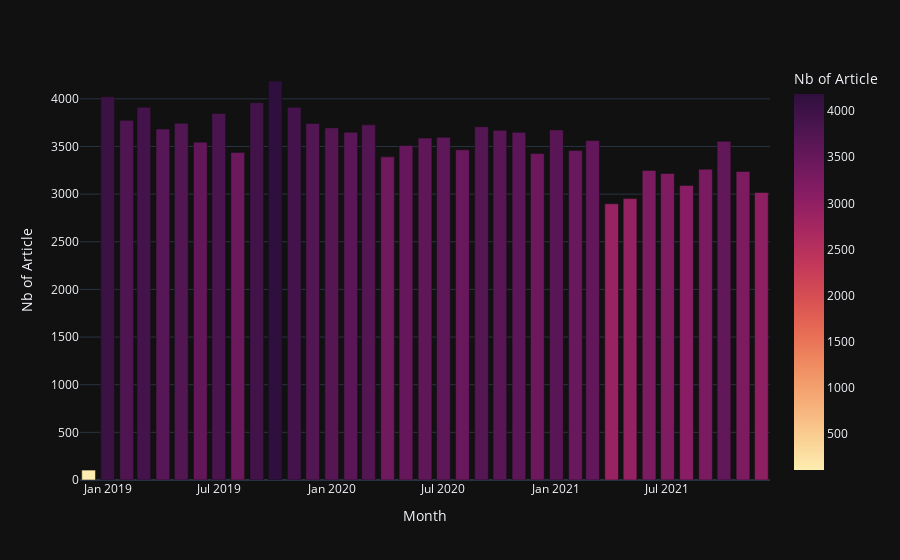

Source (notebook cell):
### Code cell
fig = px.bar(df,x= 'Month', y = 'Nb of Article',color="Nb of Article",color_continuous_scale=px.colors.sequential.matter)
fig.show()

### Figure 1 — Plotly figure (JSON) as saved in the notebook; plotly's stock layout.template omitted (floating-point values rounded to 4 significant figures)
{"data": [{"alignmentgroup": "True", "hovertemplate": "Month=%{x}<br>Nb of Article=%{marker.color}<extra></extra>", "legendgroup": "", "marker": {"color": [104, 4023, 3774, 3911, 3683, 3743, 3545, 3847, 3438, 3960, 4187, 3911, 3742, 3695, 3650, 3727, 3391, 3510, 3588, 3596, 3465, 3708, 3669, 3648, 3425, 3674, 3457, 3562, 2898, 2953, 3249, 3217, 3091, 3262, 3554, 3238, 3017], "coloraxis": "coloraxis", "pattern": {"shape": ""}}, "name": "", "offsetgroup": "", "orientation": "v", "showlegend": false, "textposition": "auto", "x": ["2018-12", "2019-01", "2019-02", "2019-03", "2019-04", "2019-05", "2019-06", "2019-07", "2019-08", "2019-09", "2019-10", "2019-11", "2019-12", "2020-01", "2020-02", "2020-03", "2020-04", "2020-05", "2020-06", "2020-07", "2020-08", "2020-09", "2020-10", "2020-11", "2020-12", "2021-01", "2021-02", "2021-03", "2021-04", "2021-05", "2021-06", "2021-07", "2021-08", "2021-09", "2021-10", "2021-11", "2021-12"], "xaxis": "x", "y": [104, 4023, 3774, 3911, 3683, 3743, 3545, 3847, 3438, 3960, 4187, 3911, 3742, 3695, 3650, 3727, 3391, 3510, 3588, 3596, 3465, 3708, 3669, 3648, 3425, 3674, 3457, 3562, 2898, 2953, 3249, 3217, 3091, 3262, 3554, 3238, 3017], "yaxis": "y", "type": "bar"}], "layout": {"xaxis": {"anchor": "y", "domain": [0.0, 1.0], "title": {"text": "Month"}}, "yaxis": {"anchor": "x", "domain": [0.0, 1.0], "title": {"text": "Nb of Article"}}, "coloraxis": {"colorbar": {"title": {"text": "Nb of Article"}}, "colorscale": [[0.0, "rgb(253, 237, 176)"], [0.09091, "rgb(250, 205, 145)"], [0.1818, "rgb(246, 173, 119)"], [0.2727, "rgb(240, 142, 98)"], [0.3636, "rgb(231, 109, 84)"], [0.4545, "rgb(216, 80, 83)"], [0.5455, "rgb(195, 56, 90)"], [0.6364, "rgb(168, 40, 96)"], [0.7273, "rgb(138, 29, 99)"], [0.8182, "rgb(107, 24, 93)"], [0.9091, "rgb(76, 21, 80)"], [1.0, "rgb(47, 15, 61)"]]}, "legend": {"tracegroupgap": 0}, "margin": {"t": 60}, "barmode": "relative"}}
